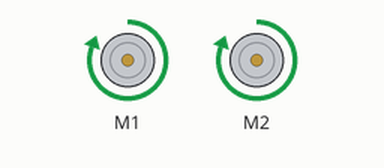
The sketch below on a simulated Arduino Uno, built with avr-gcc and run on an emulated ATmega328P. Parts: 2 × DC motor (green arrow = forward, orange = backward, longer = faster).

Above: at 0.1 s.
Timing chart, 0 to 1.6 s (numbered marks = the images above):
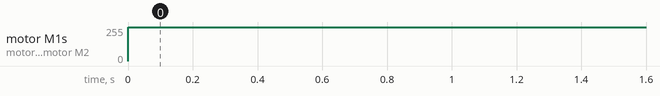

Measured:
- by itself, motor M1, motor M2: stopped → forward 255/255 at 0.00 s

The sketch:

motor_test.ino
```cpp
#include <Wire.h>
#include <Adafruit_MotorShield.h>

Adafruit_MotorShield AFMS = Adafruit_MotorShield();
Adafruit_DCMotor *motor1 = AFMS.getMotor(1);
Adafruit_DCMotor *motor2 = AFMS.getMotor(2);

void setup() {
 AFMS.begin();  // create with the default frequency 1.6KHz
 // Set the speed to start, from 0 (off) to 255 (max speed)
 motor1->setSpeed(255);
 motor1->run(FORWARD);
 motor2->setSpeed(255);
 motor2->run(FORWARD);
 // turn on motor
// motor1->run(RELEASE);
// motor2->run(RELEASE);
}
void loop(){

}
```
